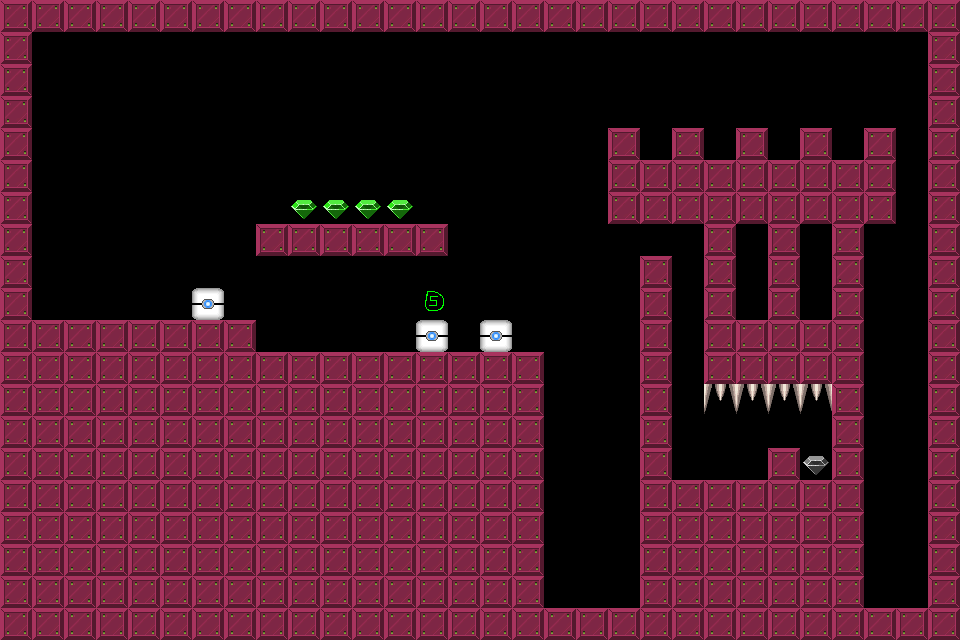

This is a level from a 2D game, rendered from its Tiled map with the project's own tilesets. A one-line summary and the map file follow, with tile-layer data summarised:
An orthogonal 30x20 tile map with 32x32 px tiles, 1 tile layer (Tile Layer 1).

<map version="1.0" orientation="orthogonal" width="30" height="20" tilewidth="32" tileheight="32">
 <tileset firstgid="1" name="brick-1" tilewidth="32" tileheight="32">
  <image source="brick-1.png" width="128" height="128" />
  <tile id="0">
   <properties>
    <property name="components" value="Platform" />
   </properties>
  </tile>
  <tile id="1">
   <properties>
    <property name="components" value="PlayerStart" />
   </properties>
  </tile>
  <tile id="2">
   <properties>
    <property name="components" value="Spikes, Deadly" />
   </properties>
  </tile>
  <tile id="3">
   <properties>
    <property name="components" value="Gem" />
   </properties>
  </tile>
  <tile id="4">
   <properties>
    <property name="components" value="Spikes, Deadly" />
   </properties>
  </tile>
  <tile id="5">
   <properties>
    <property name="components" value="Stone, Pushable, Platform" />
   </properties>
  </tile>
  <tile id="6">
   <properties>
    <property name="components" value="Gem, PowerUp" />
   </properties>
  </tile>
  <tile id="7">
   <properties>
    <property name="components" value="Gem, PowerDown" />
   </properties>
  </tile>
  <tile id="8">
   <properties>
    <property name="components" value="AntiStone" />
   </properties>
  </tile>
  <tile id="9">
   <properties>
    <property name="components" value="CrumbleBrick" />
   </properties>
  </tile>
 </tileset>
 <layer name="Tile Layer 1" width="30" height="20">
  <data>[600 cells, 331 non-empty, 6 distinct tile ids]</data>
 </layer>
</map>
